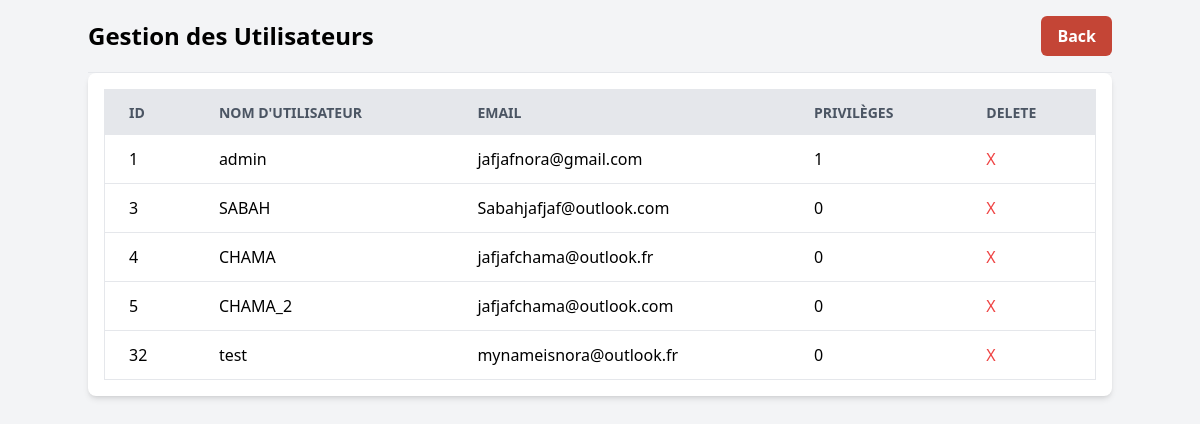
The page /admin/admin_users_manager on the database its author committed.
### tables this page shows
CREATE TABLE users (
    id INTEGER PRIMARY KEY AUTOINCREMENT,
    username TEXT UNIQUE NOT NULL,
    password TEXT NOT NULL,
    email TEXT UNIQUE,              
    is_admin INTEGER DEFAULT 0       
);

### routes/admin.py (the view)
@admin_blueprint.route("/admin_users_manager")
def gestion_users():
    users = db_manager.get_users()
    return render_template('admin_users_manager.html', users=users)

### managers/database_manager.py (called while the page is built)
    def _connect(self):
        return sqlite3.connect(self.db_path)

    def get_users(self):
        conn = self._connect()
        cursor = conn.cursor()
        cursor.execute('SELECT id, username, email, is_admin FROM users')
        users = cursor.fetchall()
        conn.close()
        return users

### templates/admin_users_manager.html (shortened to what this page needs)
<!DOCTYPE html>
<html lang="en">
  <head>
    <script src="https://cdn.tailwindcss.com"></script>
    <link
      href="{{ url_for('static', filename='output.css') }}"
      rel="stylesheet"
    />
  </head>
  <body class="bg-gray-100 p-4">
    <div class="container mx-auto">
      <header class="flex justify-between items-center pb-4 border-b">
        <h1 class="text-2xl font-bold">Gestion des Utilisateurs</h1>
        <button
          onclick="location.href='{{ url_for('admin.admin', username='admin') }}'"
          class="btn-custom text-white px-4 py-2 rounded-md"
        >
          Back
        </button>
      </header>
      <div class="overflow-x-auto bg-white rounded-lg shadow-md p-4">
        <table class="min-w-full bg-white border border-gray-200">
          <thead>
            <tr
              class="bg-gray-200 text-gray-600 uppercase text-sm leading-normal"
            >
              <th class="py-3 px-6 text-left">ID</th>
              <th class="py-3 px-6 text-left">Nom d'utilisateur</th>
              <th class="py-3 px-6 text-left">Email</th>
              <th class="py-3 px-6 text-left">Privilèges</th>
              <th class="py-3 px-6 text-left">Delete</th>
            </tr>
          </thead>
          <tbody>
            {% for user in users %}
            <tr class="border-b border-gray-200 hover:bg-gray-100">
              <td class="py-3 px-6">{{ user[0] }}</td>
              <td class="py-3 px-6">{{ user[1] }}</td>
              <td class="py-3 px-6">{{ user[2] }}</td>
              <td class="py-3 px-6">{{ user[3] }}</td>
              <td class="py-3 px-6">
                <form
                  action="{{ url_for('admin.delete_user', user_id=user[0]) }}"
                  method="POST"
                >
                  <button type="submit" class="text-red-500 hover:underline">
                    X
                  </button>
                </form>
              </td>
            </tr>
            {% endfor %}
          </tbody>
        </table>
      </div>
    </div>
  </body>
</html>

### rows shown on the page
users: id "1", username "admin", email "jafjafnora@gmail.com", is_admin "1"
users: id "3", username "SABAH", email "Sabahjafjaf@outlook.com", is_admin "0"
users: id "4", username "CHAMA", email "jafjafchama@outlook.fr", is_admin "0"
users: id "5", username "CHAMA_2", email "jafjafchama@outlook.com", is_admin "0"
users: id "32", username "test", email "mynameisnora@outlook.fr", is_admin "0"
